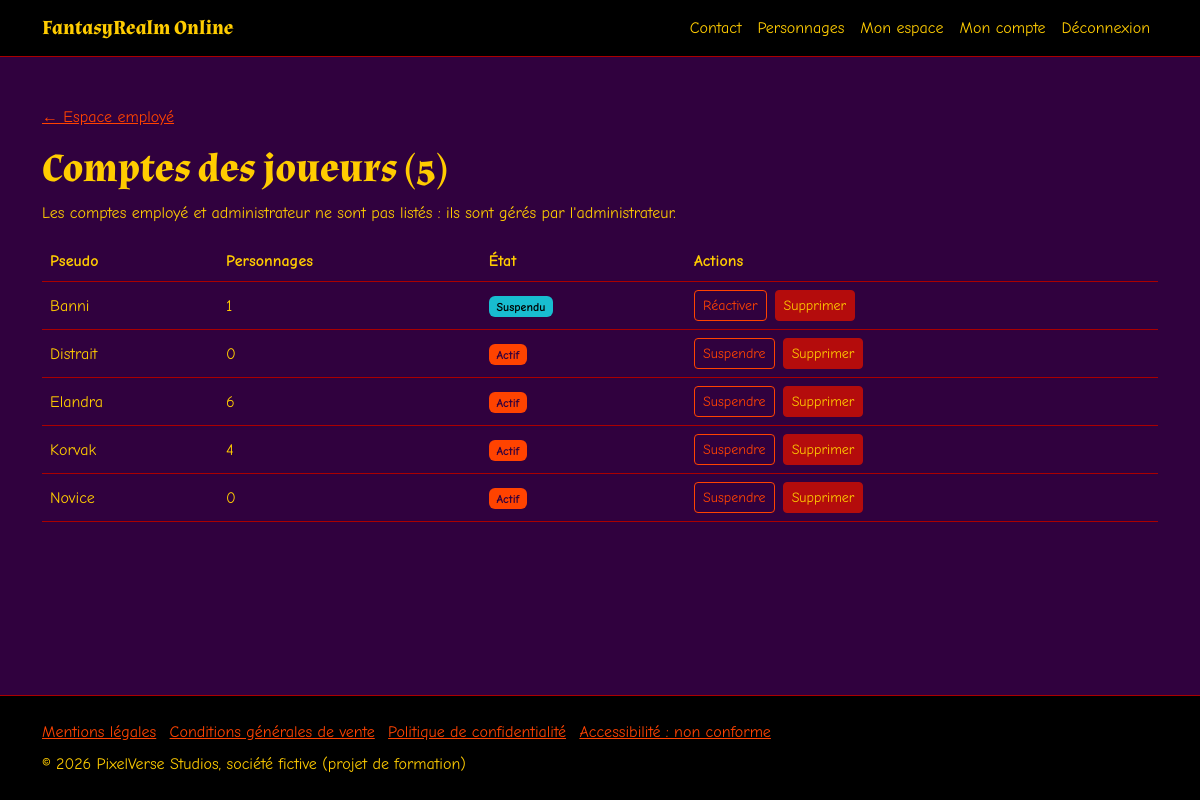
Page /employe/comptes (signed in) on the committed database.
### tables this page shows
CREATE TABLE utilisateur (
    id_utilisateur INT NOT NULL AUTO_INCREMENT,
    pseudo VARCHAR(50) NOT NULL,
     
    mail VARCHAR(255) NOT NULL,
     
    password VARCHAR(255) NOT NULL,
    suspendu BOOLEAN NOT NULL DEFAULT FALSE,
     
    motdepasse_a_modifier BOOLEAN NOT NULL DEFAULT FALSE,
     
    tentatives_echouees INT NOT NULL DEFAULT 0,
     
    bloque_jusqu_a DATETIME NULL DEFAULT NULL,
     
     
    date_demande_mdp DATETIME NULL DEFAULT NULL,
    id_role INT NOT NULL,
    PRIMARY KEY (id_utilisateur),
     
    CONSTRAINT uq_utilisateur_mail UNIQUE (mail),
    CONSTRAINT uq_utilisateur_pseudo UNIQUE (pseudo),
     
    CONSTRAINT fk_utilisateur_role FOREIGN KEY (id_role)
        REFERENCES role (id_role) ON DELETE RESTRICT
);

### app/Controllers/Controller.php (called while the page is built, shortened)
<?php
class Controller
{
    protected function afficher(string $vue, string $titre, array $donnees = []): void
    {
        require __DIR__ . '/../Views/layout.php';
    }
}

### app/Controllers/EmployeController.php (called while the page is built, shortened)
<?php
class EmployeController extends Controller
{
    public function comptes(): void
    {
        $modele = new Utilisateur();
        $this->afficher('employe-comptes', 'Comptes (employé)', ['joueurs' => $modele->listerJoueurs()]);
    }
}

### app/Core/Router.php (called while the page is built, shortened)
<?php
class Router
{
    private array $routes;
    public function __construct(array $routes)
    {
        $this->routes = $routes;
    }
    public function traiterRequete(): void
    {
        $cle = $this->construireCle();
        $nomMethode = $this->routes[$cle][1];
        $controleur = new $nomClasse();
        $controleur->$nomMethode();
    }
    private function construireCle(): string
    {
        $methode = $_SERVER['REQUEST_METHOD'];
        $chemin = parse_url($_SERVER['REQUEST_URI'], PHP_URL_PATH);
        return $methode . ' ' . $chemin;
    }
}

### public/index.php (called while the page is built, shortened)
<?php
$modeDeveloppement = isset($_ENV['APP_ENV']) && $_ENV['APP_ENV'] === 'dev';
try {
    $routes = require __DIR__ . '/../config/routes.php';
    $routeur = new App\Core\Router($routes);
    $routeur->traiterRequete();
} catch (Throwable $e) {
    if ($modeDeveloppement) {
        throw $e;
    }
    error_log(get_class($e) . ' : ' . $e->getMessage() . ' (' . $e->getFile() . ':' . $e->getLine() . ')');
    ob_clean();
    http_response_code(500);
    require __DIR__ . '/../app/Views/erreur-serveur.php';
}

### app/Core/Database.php (called while the page is built, shortened)
<?php
class Database
{
    private static ?PDO $connexion = null;
    public static function connexion(): PDO
    {
        if (self::$connexion === null) {
            $dsn = 'mysql:host=' . $_ENV['DB_HOST'] . ';dbname=' . $_ENV['DB_NAME'] . ';charset=utf8mb4';
            self::$connexion = new PDO($dsn, $_ENV['DB_USER'], $_ENV['DB_PASSWORD'], [
                PDO::ATTR_ERRMODE => PDO::ERRMODE_EXCEPTION,
                PDO::ATTR_DEFAULT_FETCH_MODE => PDO::FETCH_ASSOC,
                PDO::ATTR_EMULATE_PREPARES => false,
            ]);
        }
        return self::$connexion;
    }
}

### app/Models/Utilisateur.php (called while the page is built, shortened)
<?php
class Utilisateur
{
    public function listerJoueurs(): array
    {
        $requete = Database::connexion()->query(
            "SELECT u.id_utilisateur, u.pseudo, u.suspendu, COUNT(p.id_personnage) AS nombre_personnages
             FROM utilisateur u
             JOIN role r ON r.id_role = u.id_role
             LEFT JOIN personnage p ON p.id_utilisateur = u.id_utilisateur
             WHERE r.libelle = 'utilisateur'
             GROUP BY u.id_utilisateur, u.pseudo, u.suspendu
             ORDER BY u.pseudo"
        );
        return $requete->fetchAll();
    }
}

### app/Views/pages/employe-comptes.php (the view, shortened to what this page needs)
<div class="container py-5">
    <p><a href="/espace-employe">← Espace employé</a></p>
    <h1>Comptes des joueurs (<?= count($donnees['joueurs']) ?>)</h1>
    <p>Les comptes employé et administrateur ne sont pas listés : ils sont gérés par l'administrateur.</p>
    <div class="table-responsive">
        <table class="table align-middle">
            <thead>
                <tr>
                    <th scope="col">Pseudo</th>
                    <th scope="col">Personnages</th>
                    <th scope="col">État</th>
                    <th scope="col">Actions</th>
                </tr>
            </thead>
            <tbody>
                <?php foreach ($donnees['joueurs'] as $joueur): ?>
                    <?php
                    $pseudo = htmlspecialchars($joueur['pseudo']);
                    $nombre = (int) $joueur['nombre_personnages'];
                    ?>
                    <tr>
                        <td><?= $pseudo ?></td>
                        <td><?= $nombre ?></td>
                        <td>
                            <?php if ($joueur['suspendu']): ?>
                                <span class="badge badge-attente">Suspendu</span>
                            <?php else: ?>
                                <span class="badge badge-partage">Actif</span>
                            <?php endif; ?>
                        </td>
                        <td>
                            <div class="d-flex flex-wrap gap-2">
                                <form method="post" action="/employe/compte/suspendre">
                                    <button type="submit" class="btn btn-sm btn-outline-primary">
                                        <?php if ($joueur['suspendu']): ?>Réactiver<?php else: ?>Suspendre<?php endif; ?><span class="visually-hidden"> <?= $pseudo ?></span>
                                    </button>
                                </form>
                                <form method="post" action="/employe/compte/supprimer"
                                      data-confirmation="Supprimer définitivement le compte « <?= $pseudo ?> » et ses <?= $nombre ?> personnage(s) ? Ses avis resteront, signés « Compte supprimé ».">
                                    <button type="submit" class="btn btn-sm btn-outline-danger">Supprimer<span class="visually-hidden"> le compte <?= $pseudo ?></span></button>
                                </form>
                            </div>
                        </td>
                    </tr>
                <?php endforeach; ?>
            </tbody>
        </table>
    </div>
</div>

### public/css/style.css (style rules this page uses)
:root { --couleur-fond: #30013e; --couleur-surface: #000000; --couleur-texte: #ffcc00; --couleur-bordure: #aa0000; --couleur-champ-fond: #000000; --couleur-bordure-champ: #ff4300; --couleur-primaire: #ff4300; --couleur-sur-primaire: #30013e; --couleur-secondaire: #aa0000; --couleur-sur-secondaire: #ffcc00; --couleur-focus: #ffcc00; --couleur-erreur: #b40c0c; --couleur-sur-erreur: #ffcc00; --couleur-succes: #66ff07; --couleur-avertissement: #18bdd0; --couleur-sur-etat: #000000; --couleur-avatar-fond: #ffcc00; --couleur-avatar-defaut: #9e9e9e; --couleur-lien-rgb: 255, 67, 0; --couleur-lien-survol-rgb: 255, 204, 0; --police-texte: "Comic Sans MS", "Comic Neue", "Comic Sans", "Chalkboard SE", cursive; --police-titre: "Almendra", Georgia, serif; }
:root { --bs-body-bg: var(--couleur-fond); --bs-body-color: var(--couleur-texte); --bs-body-font-family: var(--police-texte); --bs-emphasis-color: var(--couleur-texte); --bs-secondary-color: var(--couleur-texte); --bs-secondary-bg: var(--couleur-surface); --bs-border-color: var(--couleur-bordure); --bs-link-color-rgb: var(--couleur-lien-rgb); --bs-link-hover-color-rgb: var(--couleur-lien-survol-rgb); --bs-link-color: rgb(var(--couleur-lien-rgb)); --bs-link-hover-color: rgb(var(--couleur-lien-survol-rgb)); --bs-form-invalid-color: var(--couleur-sur-erreur); --bs-form-invalid-border-color: var(--couleur-sur-erreur); }
h1, h2, h3 { font-family: var(--police-titre); font-weight: 700; }
.btn-danger, .btn-outline-danger { --bs-btn-color: var(--couleur-sur-erreur); --bs-btn-bg: var(--couleur-erreur); --bs-btn-border-color: var(--couleur-erreur); --bs-btn-hover-color: var(--couleur-erreur); --bs-btn-hover-bg: var(--couleur-sur-erreur); --bs-btn-hover-border-color: var(--couleur-sur-erreur); --bs-btn-active-color: var(--couleur-erreur); --bs-btn-active-bg: var(--couleur-sur-erreur); --bs-btn-active-border-color: var(--couleur-sur-erreur); }
.btn-outline-primary { --bs-btn-color: var(--couleur-primaire); --bs-btn-border-color: var(--couleur-primaire); --bs-btn-hover-color: var(--couleur-sur-primaire); --bs-btn-hover-bg: var(--couleur-primaire); --bs-btn-hover-border-color: var(--couleur-primaire); --bs-btn-active-color: var(--couleur-sur-secondaire); --bs-btn-active-bg: var(--couleur-secondaire); --bs-btn-active-border-color: var(--couleur-secondaire); }
.badge-attente { background-color: var(--couleur-avertissement); color: var(--couleur-sur-etat); }
.badge-partage { background-color: var(--couleur-primaire); color: var(--couleur-sur-primaire); }
.table-responsive { position: relative; }
.badge { white-space: normal; }

### rows in the picture
utilisateur: pseudo "Banni", nombre "1", suspendu "Suspendu"
utilisateur: pseudo "Distrait", nombre "0", suspendu "Actif"
utilisateur: pseudo "Elandra", nombre "6", suspendu "Actif"
utilisateur: pseudo "Korvak", nombre "4", suspendu "Actif"
utilisateur: pseudo "Novice", nombre "0", suspendu "Actif"

### other values in the picture
$texte "Contact"
$texte "Personnages"
$texte "Mon espace"
$texte "Mon compte"
count($donnees['joueurs']) "5"
$texte "Mentions légales"
$texte "Conditions générales de vente"
$texte "Politique de confidentialité"
$texte "Accessibilité : non conforme"
